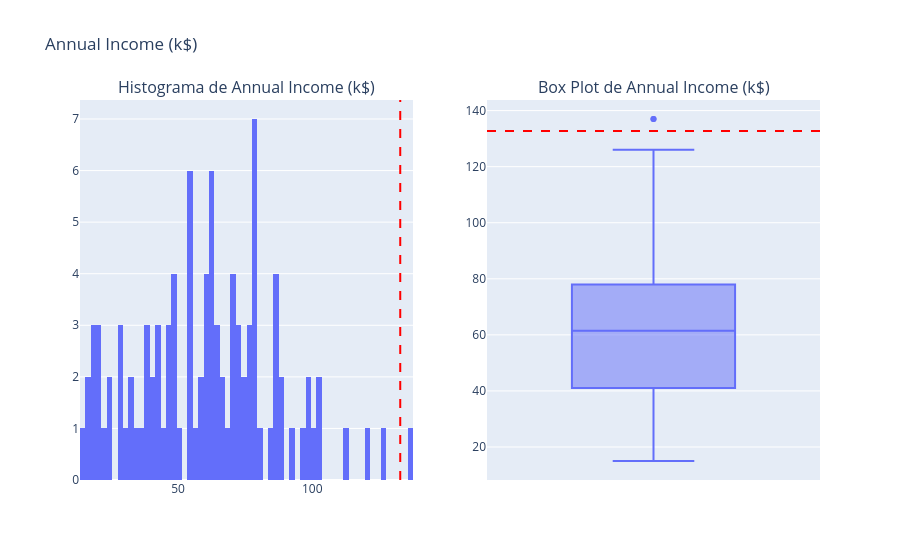

The cell this chart's notebook holds for it:
### Markdown cell above
A anáslise estatística comentada anteriormente indicou a possibilidade de outlier na variável de receita anual (Annual Income). Para aprofundar esta análise, seguem abaixo a distribuição dos dados.

O histograma do campo indica quatro valores que se destacam dos outros, mas apenas um está acima do "upper bound", o limite superior do IQR. O box plot também indica apenas um valor superior.

Pela simplicidade, optou-se por excluir este valor.

### Code cell
campo = 'Annual Income (k$)'

#$ IQR
q1 = df[campo].quantile(0.25)
q3 = df[campo].quantile(0.75)
iqr = q3 - q1
lower_bound = q1 - 1.5 * iqr
upper_bound = q3 + 1.5 * iqr

fig = make_subplots(rows=1, cols=2, subplot_titles=[f'Histograma de {campo}', f'Box Plot de {campo}'])
fig.add_trace(
    px.histogram(df, x=campo, histnorm="percent", nbins=100).data[0],
    row=1, col=1
    )
fig.add_vline(x=upper_bound, line_dash="dash", line_color="red", row=1, col=1)
fig.add_trace(
    px.box(df, y=campo).data[0],
    row=1, col=2
    )
fig.add_hline(y=upper_bound, line_dash="dash", line_color="red", row=1, col=2)
fig.update_layout(title_text=f'{campo}', showlegend=False)
fig.show()

### Figure 1 — Plotly figure (JSON) as saved in the notebook; plotly's stock layout.template omitted (floating-point values rounded to 4 significant figures; data arrays with more than 128 entries replaced by an {"elided": "..."} marker saying what was removed)
{"data": [{"bingroup": "x", "histnorm": "percent", "hovertemplate": "Annual Income (k$)=%{x}<br>percent=%{y}<extra></extra>", "legendgroup": "", "marker": {"color": "#636efa", "pattern": {"shape": ""}}, "name": "", "nbinsx": 100, "orientation": "v", "showlegend": false, "type": "histogram", "x": {"elided": "200 int values"}, "xaxis": "x", "yaxis": "y"}, {"alignmentgroup": "True", "hovertemplate": "Annual Income (k$)=%{y}<extra></extra>", "legendgroup": "", "marker": {"color": "#636efa"}, "name": "", "notched": false, "offsetgroup": "", "orientation": "v", "showlegend": false, "type": "box", "x0": " ", "xaxis": "x2", "y": {"elided": "200 int values"}, "y0": " ", "yaxis": "y2"}], "layout": {"annotations": [{"font": {"size": 16}, "showarrow": false, "text": "Histograma de Annual Income (k$)", "x": 0.225, "xanchor": "center", "xref": "paper", "y": 1, "yanchor": "bottom", "yref": "paper"}, {"font": {"size": 16}, "showarrow": false, "text": "Box Plot de Annual Income (k$)", "x": 0.775, "xanchor": "center", "xref": "paper", "y": 1, "yanchor": "bottom", "yref": "paper"}], "shapes": [{"line": {"color": "red", "dash": "dash"}, "type": "line", "x0": 132.8, "x1": 132.8, "xref": "x", "y0": 0, "y1": 1, "yref": "y domain"}, {"line": {"color": "red", "dash": "dash"}, "type": "line", "x0": 0, "x1": 1, "xref": "x2 domain", "y0": 132.8, "y1": 132.8, "yref": "y2"}], "showlegend": false, "title": {"text": "Annual Income (k$)"}, "xaxis": {"anchor": "y", "domain": [0, 0.45]}, "xaxis2": {"anchor": "y2", "domain": [0.55, 1]}, "yaxis": {"anchor": "x", "domain": [0, 1]}, "yaxis2": {"anchor": "x2", "domain": [0, 1]}}}
